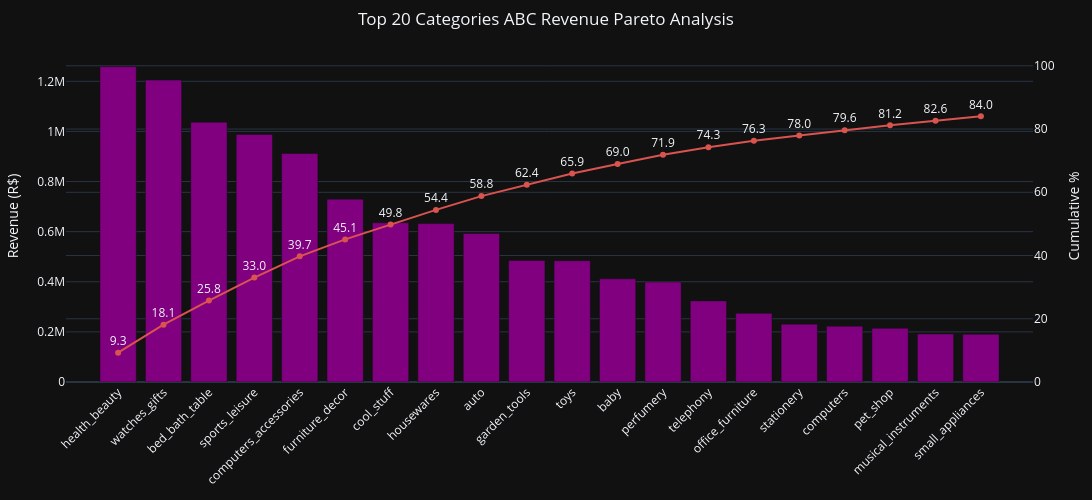

This figure's notebook cell:
### Code cell
fig4=go.Figure()
fig4.add_trace(go.Bar(x=abc['category'].head(20),y=abc['price'].head(20),name="Category Revenue",marker_color="purple"))
fig4.add_trace(go.Scatter(x=abc['category'].head(20),y=abc['cumulative_share'].head(20)*100,name="Cumulative %",yaxis="y2",line=dict(color="#d9534f", width=2),mode="lines+markers+text",
    text=(abc['cumulative_share'].head(20) * 100).round(1).astype(str),
    textposition="top center", ))

fig4.update_layout(title="Top 20 Categories ABC Revenue Pareto Analysis",yaxis=dict(title="Revenue (R$)"),yaxis2=dict(title="Cumulative %", overlaying="y", side="right", range=[0, 105]),
    xaxis=dict(tickangle=-45),template='plotly_dark',showlegend=False)
fig4.update_layout(height=500, width=1200,title_x=0.5,margin=dict(l=50, r=50, t=50, b=30))
fig4.show()
pio.write_json(fig4, "ABC.json")

### Figure 1 — Plotly figure (JSON) as saved in the notebook; plotly's stock layout.template omitted (floating-point values rounded to 4 significant figures)
{"data": [{"marker": {"color": "purple"}, "name": "Category Revenue", "type": "bar", "x": ["health_beauty", "watches_gifts", "bed_bath_table", "sports_leisure", "computers_accessories", "furniture_decor", "cool_stuff", "housewares", "auto", "garden_tools", "toys", "baby", "perfumery", "telephony", "office_furniture", "stationery", "computers", "pet_shop", "musical_instruments", "small_appliances"], "y": [1259000.0, 1205000.0, 1037000.0, 988000.0, 912000.0, 729800.0, 635300.0, 632200.0, 592700.0, 485300.0, 483900.0, 411800.0, 399100.0, 323700.0, 274000.0, 230900.0, 223000.0, 214300.0, 191500.0, 190600.0]}, {"line": {"color": "#d9534f", "width": 2}, "mode": "lines+markers+text", "name": "Cumulative %", "text": ["9.3", "18.1", "25.8", "33.0", "39.7", "45.1", "49.8", "54.4", "58.8", "62.4", "65.9", "69.0", "71.9", "74.3", "76.3", "78.0", "79.6", "81.2", "82.6", "84.0"], "textposition": "top center", "type": "scatter", "x": ["health_beauty", "watches_gifts", "bed_bath_table", "sports_leisure", "computers_accessories", "furniture_decor", "cool_stuff", "housewares", "auto", "garden_tools", "toys", "baby", "perfumery", "telephony", "office_furniture", "stationery", "computers", "pet_shop", "musical_instruments", "small_appliances"], "y": [9.261, 18.13, 25.76, 33.03, 39.74, 45.1, 49.78, 54.43, 58.79, 62.36, 65.92, 68.95, 71.89, 74.27, 76.29, 77.98, 79.62, 81.2, 82.61, 84.01], "yaxis": "y2"}], "layout": {"height": 500, "margin": {"b": 30, "l": 50, "r": 50, "t": 50}, "showlegend": false, "title": {"text": "Top 20 Categories ABC Revenue Pareto Analysis", "x": 0.5}, "width": 1200, "xaxis": {"tickangle": -45}, "yaxis": {"title": {"text": "Revenue (R$)"}}, "yaxis2": {"overlaying": "y", "range": [0, 105], "side": "right", "title": {"text": "Cumulative %"}}}}
